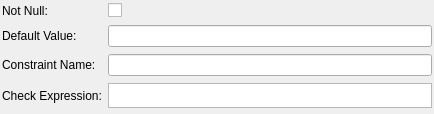
<?xml version="1.0" encoding="UTF-8"?>
<ui version="4.0">
 <class>DominioWidget</class>
 <widget class="QWidget" name="DominioWidget">
  <property name="geometry">
   <rect>
    <x>0</x>
    <y>0</y>
    <width>434</width>
    <height>114</height>
   </rect>
  </property>
  <property name="windowTitle">
   <string>Form</string>
  </property>
  <layout class="QGridLayout" name="dominio_grid">
   <property name="margin">
    <number>2</number>
   </property>
   <property name="spacing">
    <number>6</number>
   </property>
   <item row="0" column="0">
    <widget class="QLabel" name="nao_nulo_lbl">
     <property name="text">
      <string>Not Null:</string>
     </property>
    </widget>
   </item>
   <item row="0" column="1">
    <widget class="QCheckBox" name="nao_nulo_chk">
     <property name="text">
      <string/>
     </property>
    </widget>
   </item>
   <item row="1" column="0">
    <widget class="QLabel" name="valor_padrao_lbl">
     <property name="text">
      <string>Default Value:</string>
     </property>
    </widget>
   </item>
   <item row="1" column="1">
    <widget class="QLineEdit" name="valor_padrao_edt"/>
   </item>
   <item row="2" column="0">
    <widget class="QLabel" name="nome_rest_lbl">
     <property name="text">
      <string>Constraint Name:</string>
     </property>
    </widget>
   </item>
   <item row="2" column="1">
    <widget class="QLineEdit" name="nome_rest_edt"/>
   </item>
   <item row="3" column="0">
    <widget class="QLabel" name="expr_checagem_lbl">
     <property name="text">
      <string>Check Expression:</string>
     </property>
    </widget>
   </item>
   <item row="3" column="1">
    <widget class="QTextEdit" name="expr_checagem_txt">
     <property name="sizePolicy">
      <sizepolicy hsizetype="Expanding" vsizetype="Fixed">
       <horstretch>0</horstretch>
       <verstretch>0</verstretch>
      </sizepolicy>
     </property>
     <property name="maximumSize">
      <size>
       <width>16777215</width>
       <height>25</height>
      </size>
     </property>
     <property name="verticalScrollBarPolicy">
      <enum>Qt::ScrollBarAlwaysOff</enum>
     </property>
     <property name="horizontalScrollBarPolicy">
      <enum>Qt::ScrollBarAlwaysOff</enum>
     </property>
     <property name="documentTitle">
      <string notr="true"/>
     </property>
     <property name="undoRedoEnabled">
      <bool>true</bool>
     </property>
     <property name="lineWrapMode">
      <enum>QTextEdit::NoWrap</enum>
     </property>
     <property name="textInteractionFlags">
      <set>Qt::TextEditorInteraction</set>
     </property>
    </widget>
   </item>
  </layout>
 </widget>
 <resources/>
 <connections/>
</ui>
